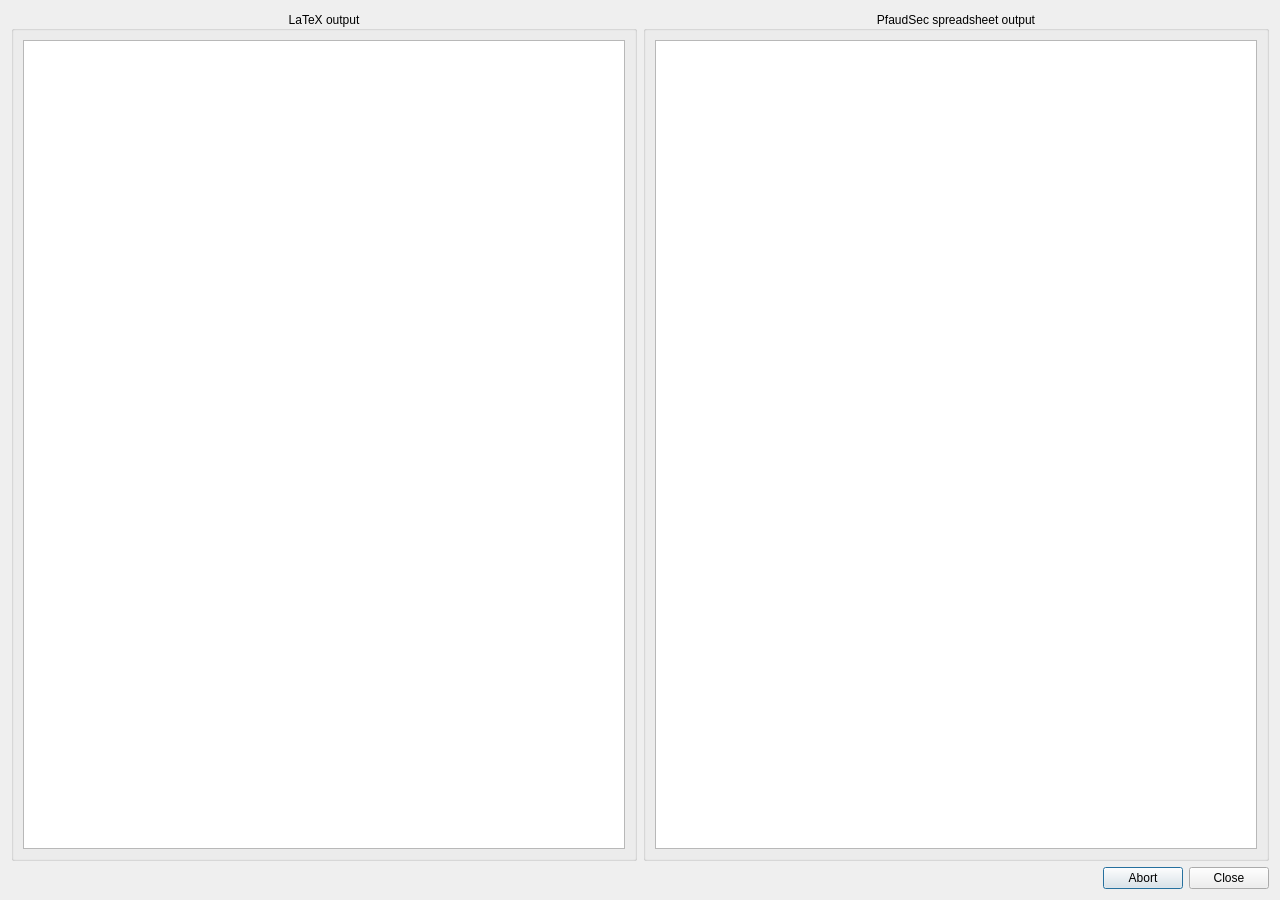
<?xml version="1.0" encoding="UTF-8"?>
<ui version="4.0">
 <class>Dialog</class>
 <widget class="QDialog" name="Dialog">
  <property name="geometry">
   <rect>
    <x>0</x>
    <y>0</y>
    <width>1280</width>
    <height>900</height>
   </rect>
  </property>
  <property name="windowTitle">
   <string>Dialog</string>
  </property>
  <layout class="QVBoxLayout" name="verticalLayout_3">
   <item>
    <layout class="QHBoxLayout" name="horizontalLayout">
     <item>
      <widget class="QGroupBox" name="groupBox">
       <property name="title">
        <string>LaTeX output</string>
       </property>
       <property name="alignment">
        <set>Qt::AlignCenter</set>
       </property>
       <layout class="QVBoxLayout" name="verticalLayout">
        <item>
         <widget class="QPlainTextEdit" name="outputbox"/>
        </item>
       </layout>
      </widget>
     </item>
     <item>
      <widget class="QGroupBox" name="groupBox_2">
       <property name="title">
        <string>PfaudSec spreadsheet output</string>
       </property>
       <property name="alignment">
        <set>Qt::AlignCenter</set>
       </property>
       <layout class="QVBoxLayout" name="verticalLayout_2">
        <item>
         <widget class="QPlainTextEdit" name="outputbox_2"/>
        </item>
       </layout>
      </widget>
     </item>
    </layout>
   </item>
   <item>
    <layout class="QHBoxLayout" name="horizontalLayout_2">
     <item>
      <spacer name="horizontalSpacer">
       <property name="orientation">
        <enum>Qt::Horizontal</enum>
       </property>
       <property name="sizeHint" stdset="0">
        <size>
         <width>40</width>
         <height>20</height>
        </size>
       </property>
      </spacer>
     </item>
     <item>
      <widget class="QDialogButtonBox" name="buttonBox">
       <property name="sizePolicy">
        <sizepolicy hsizetype="Fixed" vsizetype="Maximum">
         <horstretch>0</horstretch>
         <verstretch>0</verstretch>
        </sizepolicy>
       </property>
       <property name="layoutDirection">
        <enum>Qt::LeftToRight</enum>
       </property>
       <property name="orientation">
        <enum>Qt::Horizontal</enum>
       </property>
       <property name="standardButtons">
        <set>QDialogButtonBox::Abort|QDialogButtonBox::Close</set>
       </property>
       <property name="centerButtons">
        <bool>false</bool>
       </property>
      </widget>
     </item>
    </layout>
   </item>
  </layout>
 </widget>
 <resources/>
 <connections>
  <connection>
   <sender>buttonBox</sender>
   <signal>accepted()</signal>
   <receiver>Dialog</receiver>
   <slot>accept()</slot>
   <hints>
    <hint type="sourcelabel">
     <x>248</x>
     <y>254</y>
    </hint>
    <hint type="destinationlabel">
     <x>157</x>
     <y>274</y>
    </hint>
   </hints>
  </connection>
  <connection>
   <sender>buttonBox</sender>
   <signal>rejected()</signal>
   <receiver>Dialog</receiver>
   <slot>reject()</slot>
   <hints>
    <hint type="sourcelabel">
     <x>316</x>
     <y>260</y>
    </hint>
    <hint type="destinationlabel">
     <x>286</x>
     <y>274</y>
    </hint>
   </hints>
  </connection>
 </connections>
</ui>
